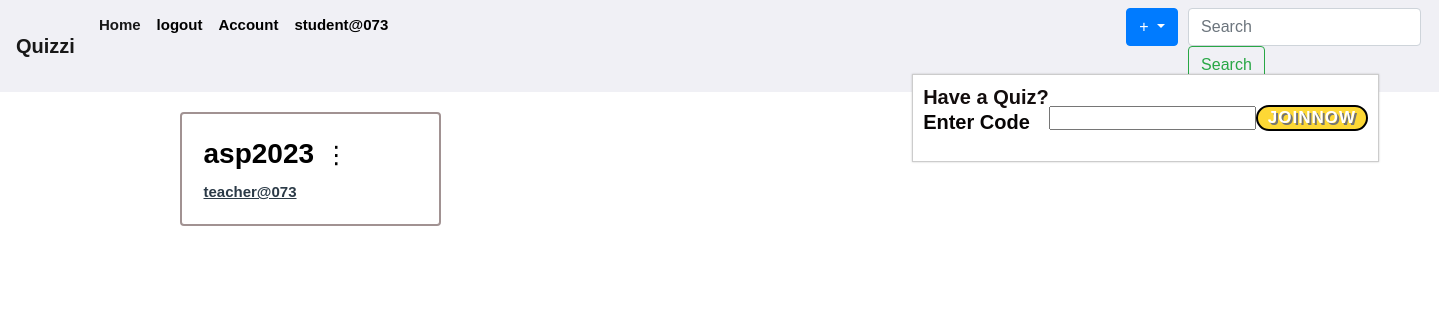
The app's page /home (signed in), older data.
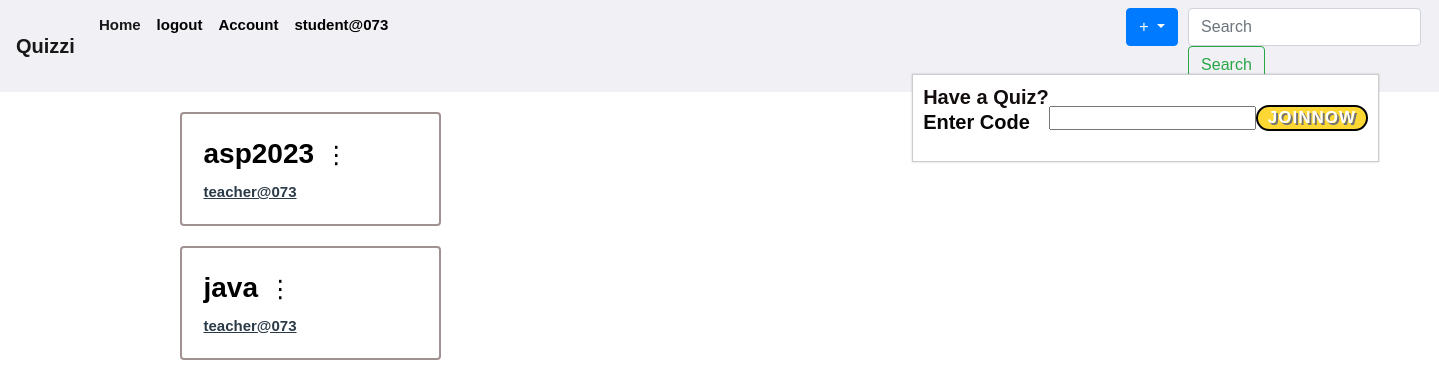
The same page, newer data.
### quiz/models.py (models this page shows, shortened)
class User(db.Model, UserMixin):
    id = db.Column(db.Integer, primary_key=True)
    username = db.Column(db.String(20), unique=True, nullable=False)
    email = db.Column(db.String(120), unique=True, nullable=False)
    password = db.Column(db.String(60), nullable=False)
    classes_enrolled = db.relationship('Class', backref='students', lazy='dynamic', cascade="all, delete-orphan")
    quizzes = db.relationship('LiveQuiz', backref='user', lazy=True, cascade="all, delete-orphan")
    quiz_attempts = db.relationship('QuizAttempts', backref='user_attempts', lazy='dynamic', cascade="all, delete-orphan")
    assignments = db.relationship('Assignment', backref='user', lazy=True, cascade="all, delete-orphan")

class Class(db.Model):
    id = db.Column(db.Integer, primary_key=True)
    username = db.Column(db.String(20), nullable=False)
    class_name = db.Column(db.String(100), nullable=False)
    class_code = db.Column(db.String(6), nullable=False, unique=True)
    creator_id = db.Column(db.Integer, nullable=False)
    user_id = db.Column(db.Integer, db.ForeignKey('user.id'), nullable=False)
    created_at = db.Column(db.DateTime, default=datetime.utcnow)
    assignments = db.relationship('Assignment', backref='class', lazy=True, cascade="all, delete-orphan")
    quizzes = db.relationship('Quiz', backref='class', lazy=True, cascade="all, delete-orphan")

### quiz/main/routes.py (the view)
@app.route("/home", methods=['GET','POST'])
def home():
    print("users:",users)
    user = User.query.get_or_404(current_user.id)
    if request.method == 'POST' :
        quiz_code = request.form.get("quiz_code")
        print('quizcdoe from home:',quiz_code)
        return redirect(url_for('join_quiz',quiz_code=quiz_code))
    if current_user.is_authenticated:
        created_classes = Class.query.filter_by(creator_id=current_user.id).all()
        joined = ClassStudent.query.filter_by(user_id=current_user.id).all()
        joined_classes =[]
        for j in joined:
            joi = Class.query.get_or_404(j.class_id)
            joined_classes.append(joi)
        return render_template('home.html', created_classes=created_classes,joined_classes=joined_classes, user=user, username=user.username)
    return render_template('home.html', user=user,created_classes=created_classes,joined_classes=joined_classes,  username=user.username)

### quiz/models.py (called while the page is built)
@login_manager.user_loader
def load_user(user_id):
    return User.query.get(int(user_id))

### run.py (called while the page is built)
@app.before_request
def add_tab_identifier():
    if 'tab_id' not in session:
        session['tab_id'] = str(uuid.uuid4())

### quiz/templates/home.html (shortened to what this page needs)
{% extends "layout.html" %}
{% block content %}
  <body>
    <div class="home">
    <div class="row">
      <div class="col-md-6">
          {% for classs in joined_classes %}
          <div class="col-md-10">
              <div class="class-card">
                  <div class="card">
                      <div class="card-body">
                          <div class="card-title">
                              <h4 style="display: inline-block;">
                                  <a href="{{ url_for('class_info', classid=classs.id) }}" style="color: black;">{{ classs.class_name }}</a>
                              </h4>
                              <button class="dot-button" onclick="toggleDropdown()"> &#8942;</button>
                          </div>
                          <div >
                            <u>   {{ classs.username }}</u>
                          </div>
                      </div>
                  </div>
              </div>
          </div>
      {% endfor %}
    </div>
    <div class="col-md-6">
        <form class="form-inline mt-4" id="join_quiz"  method="POST" onsubmit="joinQuiz(); return false;">
            <h5 style="font-size: 20px;">Have a Quiz? <br><p>Enter Code</p></h5>
            <div class="d-flex align-items-center" >
            <input type="number" name="quiz_code" id="quiz_code">
            <br>
<button class="joinquizbtn" id="joinquizbtn" type="submit">
    joinnow
  </button>
</div>
</form>
</div>
    </div>
</div>
</div>
</body>
{% endblock %}

### quiz/templates/layout.html (shortened to what this page needs)
<!DOCTYPE html>
<html lang="en">
<head>
   <link rel="stylesheet" href="https://cdn.jsdelivr.net/npm/bootstrap@4.3.1/dist/css/bootstrap.min.css">
   <link rel="stylesheet" type="text/css" href="{{ url_for('static', filename='style.css')}}">
  </head>
<body>
<header class="site-header">
    <nav class="navbar navbar-expand-lg navbar-light custom-light" id="navbar" >
          {% if current_user.is_authenticated %}
          <a class="navbar-brand" href="{{url_for('home')}}">Quizzi</a>
          {% else %}
          <a class="navbar-brand" href="{{url_for('login')}}">Quizzi</a>
          {% endif %}
        <div class="collapse navbar-collapse" id="navbarSupportedContent">
          <ul class="navbar-nav mr-auto">
            {% if current_user.is_authenticated %}
            <li class="nav-item active">
              <a class="nav-link" href="{{ url_for('home') }}">Home <span class="sr-only">(current)</span></a>
            </li>
            <li class="nav-item">
              <a class="nav-link " href="{{ url_for('logout') }}" tabindex="-1" aria-disabled="true">logout</a>
            </li>
            <li class="nav-item">
              <a class="nav-link " href="{{ url_for('account') }}" tabindex="-1" aria-disabled="true">Account</a>
            </li>
            <li class="nav-item"><a class="nav-link "tabindex="-1" aria-disabled="true">{{ current_user.username}}</a></li>
            <li >
              <div class="btn-group" style=" margin-left: 730px; margin-right: 10px;">
                <button type="button" class="btn btn-primary dropdown-toggle" data-toggle="dropdown" aria-haspopup="true" aria-expanded="false">
                    +
                </button>
            </div>
              </li>
              <li>
            <form class="form-inline my-2 my-lg-0">
              <input class="form-control mr-sm-2" type="search" placeholder="Search" aria-label="Search">
              <button class="btn btn-outline-success my-2 my-sm-0" type="submit">Search</button>
            </form>
          </div>
            {% endif %}
      </nav>
      <main role="main" id="layout" class="container">
        <div class="row">
          <div class="col-md-8">
            {% block content %}{% endblock %}
</body>
</html>

### quiz/static/style.css (style rules this page uses)
#join_quiz { max-width: 50%; overflow: hidden; background-color: #fff; position: fixed; top: 50px; right: 60px; padding: 10px; border: 1px solid #ccc; box-shadow: 0 0 2px rgba(0, 0, 0, 0.2); z-index: 999; }
.card { background-color:#fff; border: 2px solid #a19292; margin-top: 20px; padding: 2px; overflow: hidden; }
.dot-button { background-color: transparent; border: none; font-size: 24px; cursor: pointer; }
.site-header .navbar-nav .nav-link { color: black }
.navbar { background-color: #f8f5f5; }
#navbar { background-color: #f0f0f5; color: white; }
h1, h2, h3, h4, h5, h6 { color: #130d0d; line-height: 1.25; font-size: 28px; font-weight: bold; margin: 0; }
p { color: #070505; }
body { font-family: Arial, sans-serif; background-color: #fff; padding: 0; margin-top: 20px; }

### quiz/templates/layout.html (style rules this page uses)
body { color: #2b3a47; line-height: 1.25; font-size: 15px; font-weight: bold; margin: 0; }

### quiz/templates/home.html (style rules this page uses)
.joinquizbtn { display: flex; align-items: center; justify-content: center; gap: 10px; padding: 0 10px; color: white; text-shadow: 2px 2px rgb(116, 116, 116); text-transform: uppercase; border: solid 2px black; letter-spacing: 1px; font-weight: 600; font-size: 17px; background-color: hsl(49deg 98% 60%); border-radius: 50px; position: relative; overflow: hidden; transition: all .5s ease; }

Row changes from the older to the newer data that the page shows:
added Class: class_name "java", username "teacher@073"
